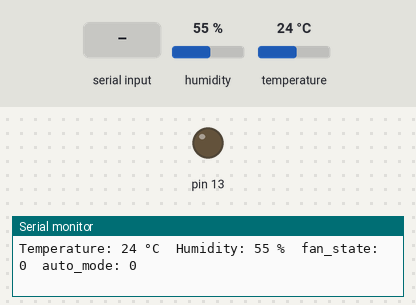
This sketch was run on a simulated Arduino Uno, built with avr-gcc and run on an emulated ATmega328P. On the bench: output pins drawn as LEDs (lit = HIGH), the last lines printed to the serial monitor. Inputs (shaded band) come from the test bench; at power-on: temperature 24 °C, humidity 55 %.

Above: at 1.5 s.
1.6 s: "1" received over the second serial link
At 3.2 s:
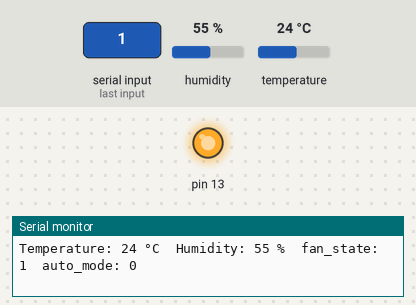
3.6 s: temperature set to 11 °C
5.1 s: temperature set to 8 °C
Timing chart, 0 to 8.1 s (numbered marks = the images above; inputs shaded):
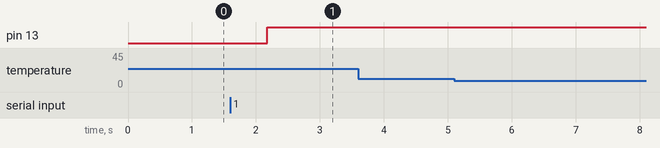

Measured:
- after the input at 1.6 s, pin 13: LOW → HIGH after 0.57 s

The sketch:

main.ino
```cpp
#include <DHT11.h>
#include <SoftwareSerial.h>

DHT11 dht11(12);

#define RX 5
#define TX 4
SoftwareSerial bluetooth(RX, TX);

void setup() {
  pinMode(13, OUTPUT);
  bluetooth.begin(9600);
  Serial.begin(9600);
}


void loop() {

int humidity = 0;
int temperature = 0;
bool fan_state = 0;
bool auto_mode = 0;
int delay_count = 0;
int result;
char msg;

  while(1) {
    msg = 0;


    if (bluetooth.available()) {
      msg = bluetooth.read();
      Serial.print("msg: ");
      Serial.println(msg);
    }

    // A 1-second delay is required to ensure stable sensor readings.
    if (delay_count == 0) {
      result = dht11.readTemperatureHumidity(temperature, humidity);
    }


    if (result == 0) {
        Serial.print("Temperature: ");
        Serial.print(temperature);
        Serial.print(" °C\tHumidity: ");
        Serial.print(humidity);
        Serial.print(" %\t");
    } else {
        // Print error message based on the error code.
        Serial.println(DHT11::getErrorString(result));
    }


    if (msg == '1') {
      fan_state = !fan_state;
      auto_mode = 0;
    }
    else if (msg == '3') {
      auto_mode = !auto_mode;
    }


    if (auto_mode) {
      if (humidity >= 50) {
        fan_state = 1;
      }
      else fan_state = 0;
    }


    if (fan_state) {
      digitalWrite(13, HIGH);
    }
    else digitalWrite(13, LOW);


    Serial.print("fan_state: ");
    Serial.print(fan_state);
    Serial.print("\tauto_mode: ");
    Serial.println(auto_mode);

    bluetooth.print(temperature);
    bluetooth.print(" ");
    bluetooth.print(humidity);
    bluetooth.print(" ");
    bluetooth.print((int)fan_state);
    bluetooth.print(" ");
    bluetooth.println((int)auto_mode);

    // Signals are transmitted and received quickly.
    delay(100);

    delay_count++;
    if (delay_count >=10) {
      delay_count = 0;
    }

  }
}
```
